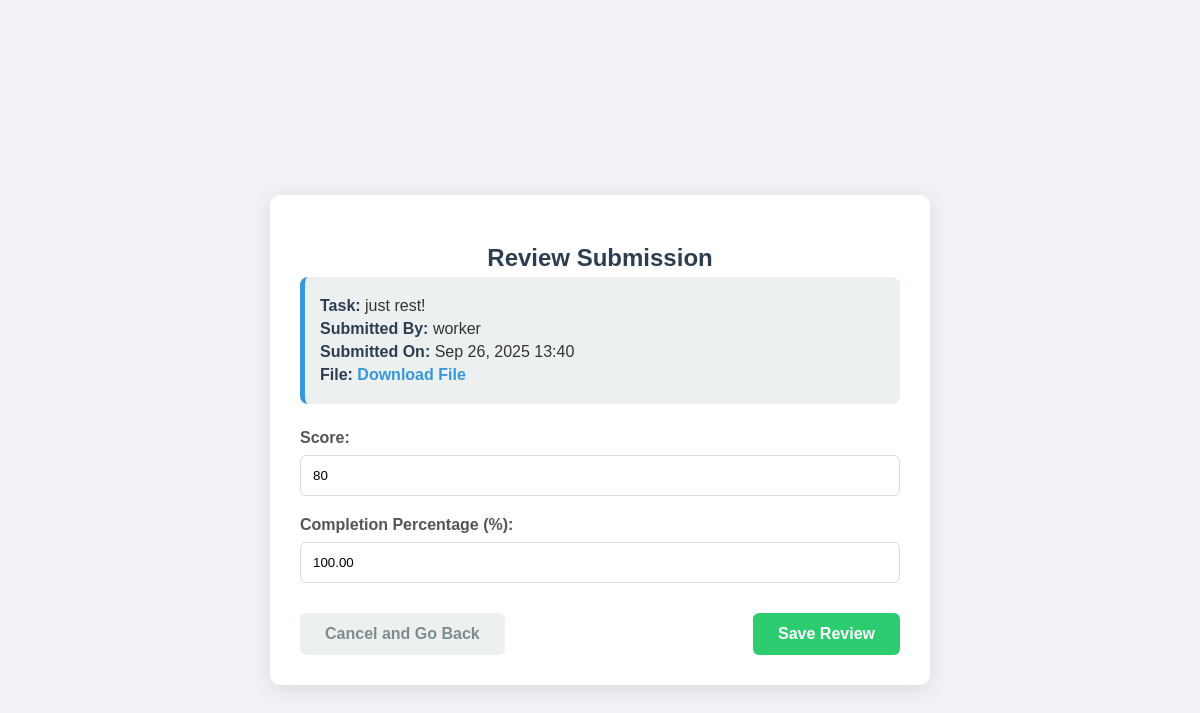
/review-submission/9/ (signed in), run on the app's committed database.
### core/models.py (models this page shows, shortened)
class Submission(models.Model):
    task = models.ForeignKey('Task', on_delete=models.CASCADE)
    submitted_by = models.ForeignKey(User, on_delete=models.CASCADE)
    file = models.FileField(upload_to='submissions/')
    file_size = models.BigIntegerField(null=True, blank=True)  # in bytes
    submitted_at = models.DateTimeField(auto_now_add=True)
    score = models.IntegerField(null=True, blank=True)  # out of 100
    completion_percentage = models.DecimalField(max_digits=5, decimal_places=2, null=True, blank=True)

class Task(models.Model):
    task_room = models.ForeignKey(TaskRoom, on_delete=models.CASCADE)
    title = models.CharField(max_length=255)
    description = models.TextField(blank=True)
    assigned_to = models.ForeignKey(User, on_delete=models.CASCADE)
    deadline = models.DateField()
    status = models.CharField(max_length=20, choices=[
        ('pending', 'Pending'),
        ('in_progress', 'In Progress'),
        ('completed', 'Completed'),
    ], default='pending')
    importance = models.CharField(max_length=10, choices=IMPORTANCE_CHOICES, default='medium')
    created_at = models.DateTimeField(auto_now_add=True)

### core/views.py (the view, shortened to what this page needs)
# urls.py: path('review-submission/<int:submission_id>/', views.review_submission, name='review_submission'),
@login_required
def review_submission(request, submission_id):
    submission = get_object_or_404(Submission, id=submission_id)
    profile = request.user.profile
    if not can_review_submissions(request.user):
        return HttpResponseForbidden("You are not authorized to review submissions.")
    if (profile.role == 'boss' and
            submission.task.task_room.created_by != request.user):
        return HttpResponseForbidden("You can only review submissions in your rooms.")
    return render(request, 'core/review_submission.html', {
        'submission': submission
    })

### core/views.py (called while the page is built)
def can_review_submissions(user):
    return user.is_authenticated and user.profile.role in ['admin', 'boss']

### core/templates/core/review_submission.html (shortened to what this page needs)
<!DOCTYPE html>
<html lang="en">
<head>
</head>
<body>
    <div class="container">
        <h2>Review Submission</h2>
        <div class="submission-info">
            <p><strong>Task:</strong> {{ submission.task.title }}</p>
            <p><strong>Submitted By:</strong> {{ submission.submitted_by.username }}</p>
            <p><strong>Submitted On:</strong> {{ submission.submitted_at|date:"M d, Y H:i" }}</p>
            <p><strong>File:</strong> <a href="{{ submission.file.url }}" class="download-link" target="_blank">Download File</a></p>
        </div>
        <form method="POST">
            <div class="form-group">
                <label for="id_score">Score:</label>
                <input type="number" id="id_score" name="score" value="{{ submission.score|default_if_none:'' }}">
            </div>
            <div class="form-group">
                <label for="id_completion_percentage">Completion Percentage (%):</label>
                <input type="number" id="id_completion_percentage" name="completion_percentage" step="0.01" value="{{ submission.completion_percentage|default_if_none:'' }}">
            </div>
            <div class="button-group">
                <a href="{% url 'room_detail' submission.task.task_room.id %}" class="back-btn">Cancel and Go Back</a>
                <button type="submit" class="save-btn">Save Review</button>
            </div>
        </form>
    </div>
</body>
</html>

### core/templates/core/review_submission.html (style rules this page uses)
body { font-family: Arial, sans-serif; background-color: #f0f2f5; color: #333; margin: 0; padding: 40px; display: flex; justify-content: center; align-items: center; min-height: 100vh; }
.container { width: 100%; max-width: 600px; background: #ffffff; padding: 30px; border-radius: 10px; box-shadow: 0 4px 20px rgba(0, 0, 0, 0.1); text-align: center; }
h2 { color: #2c3e50; margin-bottom: 5px; }
.submission-info { background-color: #ecf0f1; padding: 15px; border-radius: 8px; margin-bottom: 25px; text-align: left; border-left: 5px solid #3498db; }
.submission-info p { margin: 5px 0; font-size: 1em; }
.submission-info strong { color: #2c3e50; }
.download-link { color: #3498db; text-decoration: none; font-weight: bold; }
.form-group { text-align: left; margin-bottom: 20px; }
.form-group label { display: block; margin-bottom: 8px; font-weight: bold; color: #555; }
.form-group input[type="number"] { width: 100%; padding: 12px; border: 1px solid #ddd; border-radius: 6px; box-sizing: border-box; transition: border-color 0.3s; }
.button-group { display: flex; justify-content: space-between; align-items: center; margin-top: 30px; }
.save-btn, .back-btn { padding: 12px 25px; border: none; border-radius: 6px; font-size: 16px; font-weight: bold; cursor: pointer; transition: all 0.3s ease; }
.save-btn { background-color: #2ecc71; color: white; }
.back-btn { background-color: #ecf0f1; color: #7f8c8d; text-decoration: none; }

### data on the page
Submission: task "just rest!", submitted_by.username "worker", submitted_at "Sep 26, 2025 13:40", score "80", completion_percentage "100.00"
